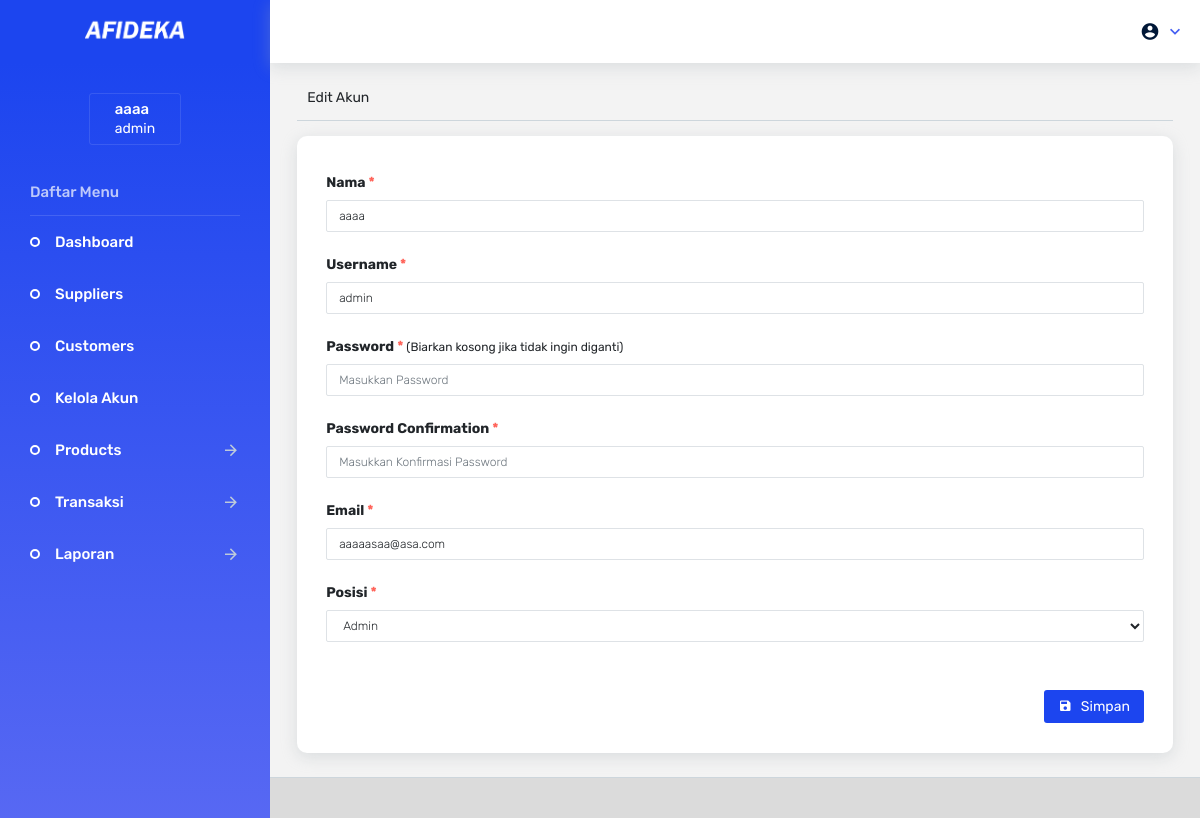
Screenshot of /users/edit/9 with the database file from the repository.
### tables this page shows
CREATE TABLE `users` (
  `id` int(11) NOT NULL,
  `username` varchar(40) NOT NULL,
  `password` varchar(40) NOT NULL,
  `nama` varchar(40) NOT NULL,
  `email` varchar(128) NOT NULL,
  `level` int(1) NOT NULL COMMENT '1.admin\r\n2.kasir'
);

### application/libraries/Template.php (called while the page is built)
<?php
class Template {
    var $template_data = array();
    function set($name, $value){
        $this->template_data[$name] = $value;
    }
    function load($template = '', $view = '', $view_data = array(), $return = FALSE )
    {
        $this->CI =& get_instance();
        $this->set('contents', $this->CI->load->view($view, $view_data, TRUE));
        return $this->CI->load->view($template, $this->template_data, $return);
    }
}

### application/controllers/Users.php (called while the page is built, shortened)
<?php
class Users extends CI_Controller
{
    public function edit($id)
    {
        $this->form_validation->set_rules('nama', 'Nama', 'required');
        $this->form_validation->set_rules('username', 'Username', 'required|min_length[5]|callback_username_check');
        $this->form_validation->set_rules('email', 'Email', 'required|callback_email_check');
        $this->form_validation->set_rules('level', 'Posisi', 'required');
        $this->form_validation->set_message('required', '%s harus di isi!!');
        $this->form_validation->set_message('min_length', '%s minimal 5 karakter');
        $this->form_validation->set_error_delimiters('<span class="text-danger" style="font-size:12px;">', '</span>');
        if ($this->form_validation->run() == FALSE) {
            $query = $this->user_m->get($id);
            if ($query->num_rows() > 0) {
                $data['row'] = $query->row();
                $this->template->load('template', 'users/user_form_edit', $data);
            } else {
                $this->session->set_flashdata('data not found', "<script>Swal.fire({icon: 'error',text: 'data tidak dapat ditemukan'})</script>");
                echo "<script>window.location='" . base_url('users') . "'</script>";
            }
        }
    }
}

### index.php (called while the page is built, shortened)
<?php
require_once BASEPATH.'core/CodeIgniter.php';

### application/models/User_m.php (called while the page is built, shortened)
<?php defined('BASEPATH') or exit('no direct script access allowed');
class User_m extends CI_Model
{
    public function get($id = null)
    {
        $this->db->from('users');
        if ($id != null) {
            $this->db->where('id', $id);
        }
        $query = $this->db->get();
        return $query;
    }
}

### application/libraries/Lvalidasi.php (called while the page is built, shortened)
<?php
class Lvalidasi{
    protected $ci;
    function __construct()
    {
        $this->ci =& get_instance();
    }
    function user_login(){
        $userid = $this->ci->session->userdata('user_id');
        $user_data = $this->ci->user_m->get($userid)->row();
        return $user_data;
    }
}

### application/views/users/user_form_edit.php (the view, shortened to what this page needs)
<div class="row">
	<div class="col-12">
		<div class="page-header d-flex justify-content-start align-items-center">
		<div class="quick-link-wrapper d-md-flex flex-md-wrap">
			<ul class="quick-links">
			<li><a href="">Edit Akun</a></li>
			</ul>
		</div>
		</div>
		<div class="card card-noborder b-radius">
			<div class="card-body">
				<form action="" method="post">
				  <div class="form-group row">
				  	<label class="col-12 font-weight-bold col-form-label">Nama <span class="text-danger">*</span></label>
				  	<div class="col-12">
				  		<input type="text" class="form-control" name="nama" placeholder="Masukkan Nama" value="<?=$this->input->post('nama') ?? $row->nama?>">
				  	</div>
				  </div>
				  <div class="form-group row">
					  <label class="col-12 font-weight-bold col-form-label">Username <span class="text-danger">*</span></label>
					  <div class="col-12">
						  <input type="text" class="form-control" name="username" placeholder="Masukkan Username" value="<?=$this->input->post('username') ?? $row->username?>">
					  </div>
				  </div>
				  <div class="form-group row">
					  <label class="col-12 font-weight-bold col-form-label">Password <span class="text-danger">*</span><small> (Biarkan kosong jika tidak ingin diganti)</small></label>
					  <div class="col-12">
						  <input type="password" class="form-control" name="password" placeholder="Masukkan Password" value="<?=$this->input->post('password')?>">
					  </div>
					  <div class="col-12 error-notice" id="password_error"></div>
				  </div>
				  <div class="form-group row">
					  <label class="col-12 font-weight-bold col-form-label">Password Confirmation <span class="text-danger">*</span></label>
					  <div class="col-12">
						  <input type="password" class="form-control" name="passconf" placeholder="Masukkan Konfirmasi Password" value="<?=$this->input->post('passconf')?>">
					  </div>
				  </div>
				  <div class="form-group row">
				  	<label class="col-12 font-weight-bold col-form-label">Email <span class="text-danger">*</span></label>
				  	<div class="col-12">
				  		<input type="email" class="form-control" name="email" placeholder="Masukkan Email"  value="<?=$this->input->post('email') ?? $row->email?>"">
				  	</div>
				  </div>
				  <div class="form-group row">
				  	<label class="col-12 font-weight-bold col-form-label">Posisi <span class="text-danger">*</span></label>
				  	<div class="col-12">
				  		<select class="form-control" name="level">
				  			<option value="1">Admin</option>
				  		</select>
				  	</div>
				  </div>
				  <div class="row mt-5">
				  	<div class="col-12 d-flex justify-content-end ">
				  		<button style="background-color:#1c45ef; color:white" class="btn simpan-btn btn-sm" type="submit"><i class="mdi mdi-content-save" ></i> Simpan</button>
				  	</div>
				  </div>
				</form>
			</div>
		</div>
	</div>
</div>

### application/views/template.php (shortened to what this page needs)
<!DOCTYPE html>
<html lang="en">
<head>
  <link rel="stylesheet" href="<?php echo base_url() ?>assets/vendors/iconfonts/mdi/css/materialdesignicons.min.css">
  <link rel="stylesheet" href="<?php echo base_url() ?>assets/vendors/css/vendor.bundle.base.css">
  <link rel="stylesheet" href="<?php echo base_url() ?>assets/vendors/css/vendor.bundle.addons.css">
  <link rel="stylesheet" href="<?php echo base_url() ?>assets/css/shared/style.css">
  <link rel="stylesheet" href="<?php echo base_url() ?>assets/css/datatable/style.css">
  <link rel="stylesheet" href="<?php echo base_url() ?>assets/css/demo_1/style.css">
  <link rel="stylesheet" href="<?php echo base_url() ?>assets/css/user/style.css">
  <link rel="stylesheet" href="https://cdn.datatables.net/1.13.1/css/dataTables.bootstrap5.min.css">
  <link rel="stylesheet" href="<?php echo base_url() ?>assets/css/main/style.css">
  <link rel="stylesheet" href="<?php echo base_url() ?>assets/css/dashboard/style.css">
  <link rel="stylesheet" href="<?php echo base_url() ?>assets/css/transaction/style.css">
  <link rel="stylesheet" href="https://cdnjs.cloudflare.com/ajax/libs/animate.css/4.1.1/animate.min.css">
</head>
<body>
  <div class="container-scroller">
    <nav class="navbar default-layout col-lg-12 col-12 p-0 fixed-top d-flex flex-row">
      <div class="text-center navbar-brand-wrapper d-flex align-items-top justify-content-center">
        <a class="navbar-brand brand-logo" href="<?= base_url('dashboard') ?>">
          <img src="<?= base_url() ?>assets/images/logo/logo.png" alt="logo" /> </a>
      </div>
      <div class="navbar-menu-wrapper d-flex align-items-center">
        <ul class="navbar-nav ml-auto">
          <li class="nav-item dropdown d-none d-xl-inline-block user-dropdown">
            <a class="nav-link dropdown-toggle" id="UserDropdown" href="#" data-toggle="dropdown" aria-expanded="false">
              <i class="mdi mdi-account-circle"></i> </a>
          </li>
        </ul>
      </div>
    </nav>
    <div class="container-fluid page-body-wrapper">
      <nav class="sidebar sidebar-offcanvas" id="sidebar">
        <ul class="nav">
          <li class="nav-item nav-profile">
            <a href="" class="nav-link">
              <div class="text-wrapper">
                <p class="profile-name"><?= $this->lvalidasi->user_login()->nama ?></p>
                <p class="designation"><?= $this->lvalidasi->user_login()->username ?></p>
              </div>
            </a>
          </li>
          <li class="nav-item nav-category">Daftar Menu</li>
          <li class="nav-item">
            <a class="nav-link" href="<?= base_url('dashboard') ?>">
              <span class="menu-title">Dashboard</span>
            </a>
          </li>
          <li class="nav-item">
            <a class="nav-link" href="<?= base_url('supplier') ?>">
              <span class="menu-title">Suppliers</span>
            </a>
          </li>
          <li class="nav-item">
            <a class="nav-link" href="<?= base_url('customer') ?>">
              <span class="menu-title">Customers</span>
            </a>
          </li>
          <?php if ($this->lvalidasi->user_login()->level == 1) { ?>
            <li class="nav-item">
              <a class="nav-link" href="<?= base_url('users') ?>">
                <span class="menu-title">Kelola Akun</span>
              </a>
            </li>
          <?php } ?>
          <li class="nav-item">
            <a class="nav-link" data-toggle="collapse" href="#kelola_barang" aria-expanded="false" aria-controls="kelola_barang">
              <span class="menu-title">Products</span>
              <i class="menu-arrow"></i>
            </a>
          </li>
          <li class="nav-item">
            <a class="nav-link" data-toggle="collapse" href="#transaksi" aria-expanded="false" aria-controls="transaksi">
              <span class="menu-title">Transaksi</span>
              <i class="menu-arrow"></i>
            </a>
          </li>
          <li class="nav-item">
            <a class="nav-link" data-toggle="collapse" href="#laporan" aria-expanded="false" aria-controls="laporan">
              <span class="menu-title">Laporan</span>
              <i class="menu-arrow"></i>
            </a>
          </li>
        </ul>
      </nav>
      <div class="main-panel">
        <div class="content-wrapper" id="content-web-page">
          <?php echo $contents ?>
        </div>
        <footer class="footer" id="footer-content">
        </footer>
      </div>
    </div>
  </div>
</body>
</body>
</html>

### assets/css/main/style.css (style rules this page uses)
* { font-family: "Rubik", sans-serif; }
.brand-logo img { width: 100px !important; }
.card-noborder { border: 0px; }
.b-radius { border-radius: 10px; }

### assets/css/dashboard/style.css (style rules this page uses)
html { scroll-behavior: smooth; }
.dropdown-toggle:after { color: #435df2 !important; }
.error-notice { margin-top: 5px; margin-bottom: -10px; }

### assets/css/transaction/style.css (style rules this page uses)
.card-noborder { border: 0px; }
.b-radius { border-radius: 10px; }

### rows the page displays
users: nama "aaaa", username "admin", email "aaaaasaa@asa.com"
